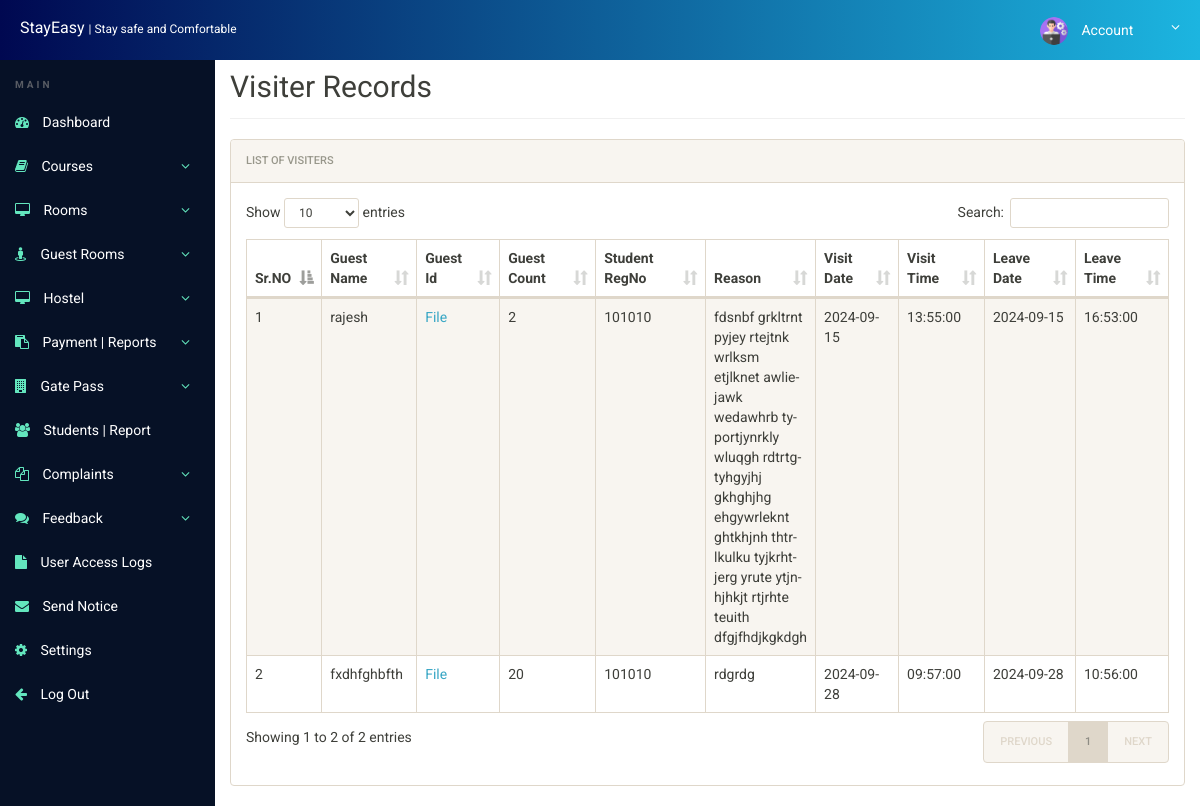
The page /Stay-Easy/admin/visiter-record.php (signed in) on the database its author committed.
### tables this page shows
CREATE TABLE `guest_gatepass` (
  `id` int(11) NOT NULL,
  `guest_name` varchar(255) NOT NULL,
  `guestIdFile` varchar(255) NOT NULL,
  `guestCount` int(2) NOT NULL,
  `userPrn` varchar(255) NOT NULL,
  `reason` text NOT NULL,
  `visit_date` date NOT NULL,
  `visit_time` time NOT NULL,
  `leave_date` date NOT NULL,
  `leave_time` time NOT NULL
);

### Stay-Easy/admin/visiter-record.php (the view, shortened to what this page needs)
<?php
include('includes/config.php');
?>
<!doctype html>
<html lang="en" class="no-js">
<head>
    <link rel="stylesheet" href="css/font-awesome.min.css">
    <link rel="stylesheet" href="css/bootstrap.min.css">
    <link rel="stylesheet" href="css/dataTables.bootstrap.min.css">
    <link rel="stylesheet" href="css/bootstrap-social.css">
    <link rel="stylesheet" href="css/bootstrap-select.css">
    <link rel="stylesheet" href="css/fileinput.min.css">
    <link rel="stylesheet" href="css/awesome-bootstrap-checkbox.css">
    <link rel="stylesheet" href="css/style.css">
</head>
<body>
    <?php include('includes/header.php'); ?>
    <div class="ts-main-content">
        <?php include('includes/sidebar.php'); ?>
        <div class="content-wrapper">
            <div class="container-fluid">
                <div class="row">
                    <div class="col-md-12">
                        <h2 class="page-title">Visiter Records</h2>
                        <div class="panel panel-default">
                            <div class="panel-heading">List of Visiters</div>
                            <div class="panel-body">
                            <table id="zctb" class="display table table-striped table-bordered table-hover" cellspacing="0" width="100%">
                                    <thead>
                                        <tr>
                                            <th>Sr.NO</th>
                                            <th>Guest Name</th>
                                            <th>Guest Id</th>
                                            <th>Guest Count</th>
                                            <th>Student RegNo</th>
                                            <th>Reason</th>
                                            <th>Visit Date</th>
                                            <th>Visit Time</th>
                                            <th>Leave Date</th>
                                            <th>Leave Time</th>
                                        </tr>
                                    </thead>
                                    <tbody>
                                        <?php
                                        $query = "SELECT * FROM guest_gatepass";
                                        $result = $mysqli->query($query);
                                        if ($result->num_rows > 0) {
                                            $count = 1;
                                            while ($row = $result->fetch_object()) {
                                                ?>
                                                    <tr>
                                                        <td><?php echo $count;?></td>
                                                        <td><?php echo $row->guest_name;?></td>
                                                        <td><?php $cdoc=$row->guestIdFile;;
                                                            if($cdoc==''):
                                                                echo "NA";
                                                            else: ?>
                                                            <a href="../images/<?php echo $cdoc;?>" target="blank">File</a>
                                                            <?php	endif; ?>
                                                        </td>
                                                        <td><?php echo $row->guestCount;?></td>
                                                        <td><?php echo $row->userPrn;?></td>
                                                        <td><?php echo $row->reason;?></td>
                                                        <td><?php echo $row->visit_date;?></td>
                                                        <td><?php echo $row->visit_time;?></td>
                                                        <td><?php echo $row->leave_date;?></td>
                                                        <td><?php echo $row->leave_time;?></td>
                                                    </tr>
                                            <?php
                                                $count++;
                                            }
                                        } else {
                                            echo "<tr><td colspan='10'>No records found</td></tr>";
                                        }
                                        ?>
                                    </tbody>
                                </table>
                            </div>
                        </div>
                    </div>
                </div>
            </div>
        </div>
    </div>
</body>
</html>

### Stay-Easy/admin/css/style.css (style rules this page uses)
html { font-size: 14px; }
@media only screen and (min-width: 480px) { html { font-size: 17px; } }
@media only screen and (min-width: 768px) { html { font-size: 14px; } }
body { font-size: 1em; }
a { color: #37a6c4; }
.panel { overflow: hidden; }
.page-title { padding-bottom: 15px; margin-bottom: 20px; border-bottom: 1px solid #f0f0f0; }
.ts-main-content .content-wrapper { padding-top: 15px; margin-top: 35px; }
@media only screen and (min-width: 1200px) { .ts-main-content .content-wrapper { margin-left: 215px; } }
th, td { max-width: 120px; overflow-wrap: break-word; hyphens: auto; }

### rows shown on the page
guest_gatepass: guest_name "rajesh", guestCount "2", userPrn "101010", reason "fdsnbf grkltrnt pyjey rtejtnk wrlksm etjlknet awliejawk wedawhrb typortjynrkly wluqgh rdtrtgtyhgyjhj gkhghjhg ehgywrleknt ghtkhjnh thtrlkulku tyjkrhtjerg yrute ytjnhjhkjt rtjrhte teuith dfgjfhdjkgkdgh", visit_date "2024-09-15", visit_time "13:55:00", leave_date "2024-09-15", leave_time "16:53:00"
guest_gatepass: guest_name "fxdhfghbfth", guestCount "20", userPrn "101010", reason "rdgrdg", visit_date "2024-09-28", visit_time "09:57:00", leave_date "2024-09-28", leave_time "10:56:00"
